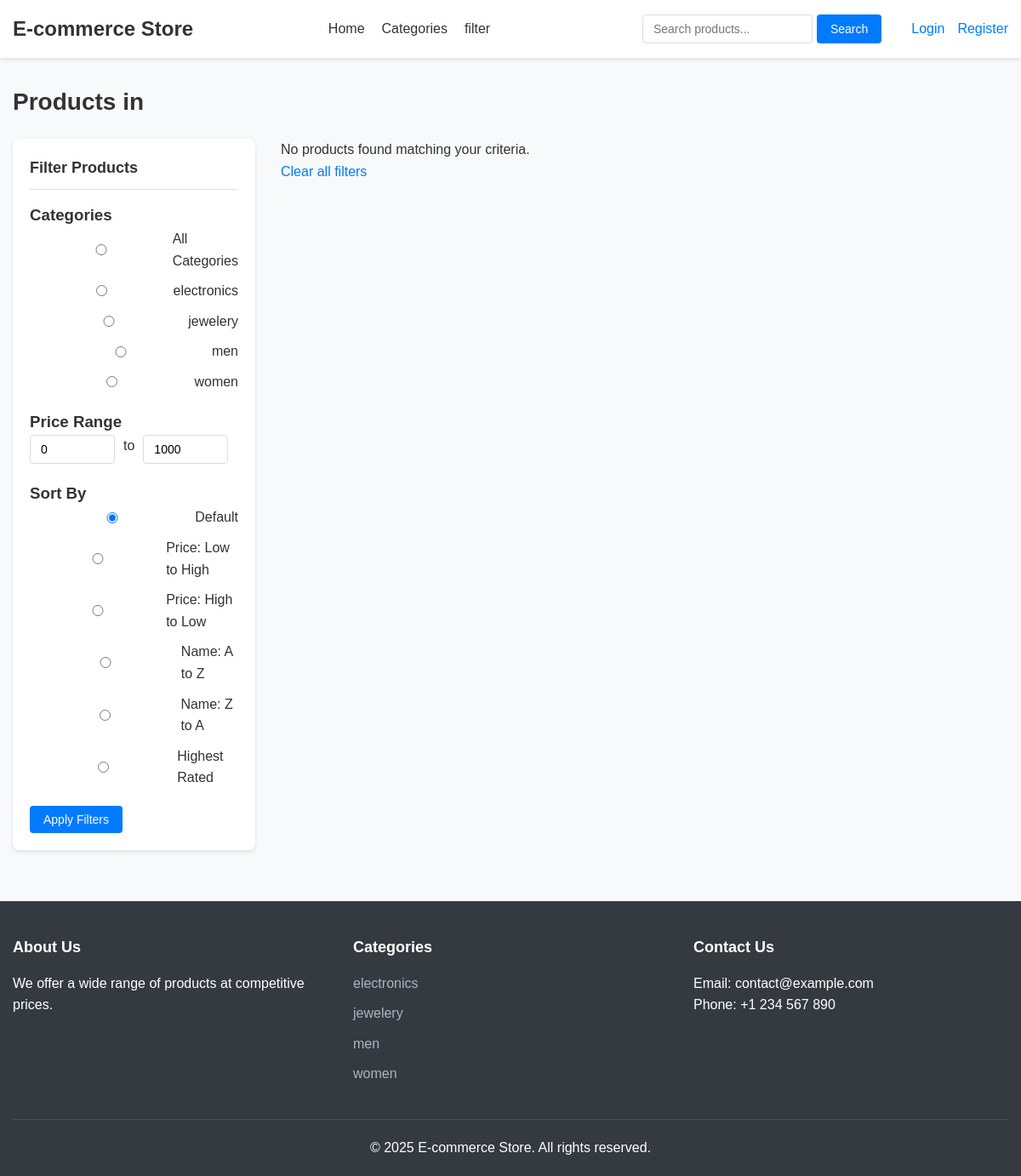
Screenshot of /search.php with the database file from the repository.
### tables this page shows
CREATE TABLE categories (
    category_id INT AUTO_INCREMENT PRIMARY KEY,
    name VARCHAR(50) NOT NULL UNIQUE,
    description TEXT
);

### includes/functions.php (called while the page is built, shortened)
<?php
require_once 'db.php';
function isLoggedIn() {
    return isset($_SESSION['user_id']);
}
function getCategories() {
    global $db;
    $result = $db->query("SELECT * FROM categories ORDER BY name");
    $categories = [];
    while ($row = $result->fetch_assoc()) {
        $categories[] = $row;
    }
    return $categories;
}
?>

### includes/db.php (called while the page is built, shortened)
<?php
class Database {
    private $conn;
    public function __construct() {
        try {
            $this->conn = new mysqli(DB_HOST, DB_USER, DB_PASS, DB_NAME);
            $this->conn->set_charset("utf8");
        } catch (Exception $e) {
            die("Database connection error: " . $e->getMessage());
        }
    }
    public function query($sql) {
        return $this->conn->query($sql);
    }
}
$db = new Database();
?>

### search.php (the view, shortened to what this page needs)
<?php
require_once 'includes/db.php';
require_once 'includes/functions.php';
$min_price = isset($_GET['min_price']) ? (float) $_GET['min_price'] : 0;
$max_price = isset($_GET['max_price']) ? (float) $_GET['max_price'] : 1000;
$categories = getCategories();
include 'includes/header.php';
?>
<h1 class="page-title">
    <?php
    if (!empty($search)) {
        echo 'Search Results for "' . htmlspecialchars($search) . '"';
    } elseif (!empty($category)) {
        $display_category = is_array($category) ? (isset($category[0]) ? $category[0] : '') : $category;
        echo 'Products in ' . htmlspecialchars($display_category);
    } else {
        echo 'All Products';
    }
    ?>
</h1>
<div class="search-container">
    <div class="filter-sidebar">
        <h2 class="filter-title">Filter Products</h2>
        <form action="<?php echo BASE_URL; ?>/search.php" method="GET">
            <div class="filter-section">
                <h3 class="filter-subtitle">Categories</h3>
                <div class="filter-options">
                    <label>
                        <input type="radio" name="category" value="" <?php echo empty($category) ? 'checked' : ''; ?>>
                        All Categories
                    </label>
                    <?php foreach ($categories as $cat): ?>
                        <label>
                            <?php
                            $cat_value = $cat['name'];
                            ?>
                            <input type="radio" name="category" value="<?php echo htmlspecialchars($cat_value); ?>" <?php echo ($category === $cat_value) ? 'checked' : ''; ?>>
                            <span>
                                <?php echo htmlspecialchars($cat_value); ?>
                            </span>
                        </label>
                    <?php endforeach; ?>
                </div>
            </div>
            <div class="filter-section">
                <h3 class="filter-subtitle">Price Range</h3>
                <div class="price-range">
                    <input type="number" name="min_price" value="<?php echo $min_price; ?>" min="0" placeholder="Min">
                    <span>to</span>
                    <input type="number" name="max_price" value="<?php echo $max_price; ?>" min="0" placeholder="Max">
                </div>
            </div>
            <div class="filter-section">
                <h3 class="filter-subtitle">Sort By</h3>
                <div class="filter-options">
                    <label>
                        <input type="radio" name="sort" value="" <?php echo empty($sort) ? 'checked' : ''; ?>>
                        Default
                    </label>
                    <label>
                        <input type="radio" name="sort" value="price_asc" <?php echo $sort === 'price_asc' ? 'checked' : ''; ?>>
                        Price: Low to High
                    </label>
                    <label>
                        <input type="radio" name="sort" value="price_desc" <?php echo $sort === 'price_desc' ? 'checked' : ''; ?>>
                        Price: High to Low
                    </label>
                    <label>
                        <input type="radio" name="sort" value="name_asc" <?php echo $sort === 'name_asc' ? 'checked' : ''; ?>>
                        Name: A to Z
                    </label>
                    <label>
                        <input type="radio" name="sort" value="name_desc" <?php echo $sort === 'name_desc' ? 'checked' : ''; ?>>
                        Name: Z to A
                    </label>
                    <label>
                        <input type="radio" name="sort" value="rating" <?php echo $sort === 'rating' ? 'checked' : ''; ?>>
                        Highest Rated
                    </label>
                </div>
            </div>
            <button type="submit" class="btn">Apply Filters</button>
        </form>
    </div>
    <div class="search-results">
        <?php if (empty($products)): ?>
            <div class="no-results">
                <p>No products found matching your criteria.</p>
                <p><a href="<?php echo BASE_URL; ?>/search.php">Clear all filters</a></p>
            </div>
        <?php endif; ?>
    </div>
</div>
<?php include 'includes/footer.php'; ?>

### includes/header.php (shortened to what this page needs)
<?php require_once 'includes/functions.php'; ?>
<!DOCTYPE html>
<html lang="en">
<head>
    <link rel="stylesheet" href="<?php echo ASSETS_URL; ?>/css/style.css">
</head>
<body>
    <header class="main-header">
        <div class="container">
            <div class="logo">
                <a href="<?php echo BASE_URL; ?>">
                    <h1><?php echo SITE_NAME; ?></h1>
                </a>
            </div>
            <nav class="main-nav">
                <ul>
                    <li><a href="<?php echo BASE_URL; ?>">Home</a></li>
                    <li class="dropdown">
                        <a href="#">Categories</a>
                            <?php
                            $categories = getCategories();
                            ?>
                    </li>
                    <li><a href="<?php echo BASE_URL; ?>/search.php">filter</a></li>
                </ul>
            </nav>
            <div class="header-actions">
                <div class="search-form">
                    <form action="<?php echo BASE_URL; ?>/search.php" method="GET">
                        <input type="text" name="q" placeholder="Search products...">
                        <button type="submit">Search</button>
                    </form>
                </div>
                <div class="user-actions">
                    <?php if (isLoggedIn()): ?>
                        <a href="<?php echo BASE_URL; ?>/cart.php" class="cart-icon">
                            Cart
                            <?php
                            if (isset($_SESSION['user_id'])) {
                                $cart = getUserCart($_SESSION['user_id']);
                                if ($cart['item_count'] > 0) {
                                    echo '<span class="cart-count">' . $cart['item_count'] . '</span>';
                                }
                            }
                            ?>
                        </a>
                        <div class="dropdown">
                            <a href="#" class="user-menu">
                                <?php echo $_SESSION['username']; ?>
                            </a>
                            <div class="dropdown-content">
                                <a href="<?php echo BASE_URL; ?>/profile.php">My Profile</a>
                                <?php if (isAdmin()): ?>
                                    <a href="<?php echo ADMIN_URL; ?>">Admin Panel</a>
                                <?php endif; ?>
                                <a href="<?php echo BASE_URL; ?>/logout.php">Logout</a>
                            </div>
                        </div>
                    <?php else: ?>
                        <a href="<?php echo BASE_URL; ?>/login.php">Login</a>
                        <a href="<?php echo BASE_URL; ?>/register.php">Register</a>
                    <?php endif; ?>
                </div>
            </div>
        </div>
    </header>
    <main class="main-content">
        <div class="container">

### includes/footer.php (shortened to what this page needs)
        </div>
    </main>
    <footer class="main-footer">
        <div class="container">
            <div class="footer-content">
                <div class="footer-section">
                    <h3>About Us</h3>
                    <p>We offer a wide range of products at competitive prices.</p>
                </div>
                <div class="footer-section">
                    <h3>Categories</h3>
                    <ul>
                        <?php
                        $categories = getCategories();
                        foreach ($categories as $category) {
                            echo '<li><a href="' . BASE_URL . '/search.php?category=' . urlencode($category['name']) . '">' . $category['name'] . '</a></li>';
                        }
                        ?>
                    </ul>
                </div>
                <div class="footer-section">
                    <h3>Contact Us</h3>
                    <p>Email: contact@example.com</p>
                    <p>Phone: +1 234 567 890</p>
                </div>
            </div>
            <div class="footer-bottom">
                <p>&copy; <?php echo date('Y'); ?> <?php echo SITE_NAME; ?>. All rights reserved.</p>
            </div>
        </div>
    </footer>
</body>
</html>

### assets/css/style.css (style rules this page uses)
* { margin: 0; padding: 0; box-sizing: border-box; }
body { font-family: Arial, sans-serif; line-height: 1.6; color: #333; background-color: #f8f9fa; }
.container { max-width: 1200px; margin: 0 auto; padding: 0 15px; }
a { text-decoration: none; color: #007bff; }
ul { list-style: none; }
button, .btn { display: inline-block; padding: 8px 16px; background-color: #007bff; color: #fff; border: none; border-radius: 4px; cursor: pointer; font-size: 14px; transition: background-color 0.3s; }
input, select, textarea { padding: 8px 12px; border: 1px solid #ddd; border-radius: 4px; font-size: 14px; width: 100%; }
.main-header { background-color: #fff; box-shadow: 0 2px 5px rgba(0, 0, 0, 0.1); padding: 15px 0; position: sticky; top: 0; z-index: 1000; }
.main-header .container { display: flex; align-items: center; justify-content: space-between; flex-wrap: wrap; }
.logo h1 { font-size: 24px; color: #333; }
.main-nav ul { display: flex; }
.main-nav li { margin-right: 20px; position: relative; }
.main-nav a { color: #333; font-weight: 500; }
.header-actions { display: flex; align-items: center; }
.search-form { margin-right: 20px; }
.search-form form { display: flex; }
.search-form input { width: 200px; margin-right: 5px; }
.user-actions { display: flex; align-items: center; }
.user-actions a { margin-left: 15px; }
.main-content { padding: 30px 0; min-height: calc(100vh - 200px); }
.page-title { margin-bottom: 20px; font-size: 28px; color: #333; }
.search-container { display: grid; grid-template-columns: 1fr 3fr; gap: 30px; margin-bottom: 30px; }
.filter-sidebar { background-color: #fff; border-radius: 8px; padding: 20px; box-shadow: 0 2px 5px rgba(0, 0, 0, 0.1); align-self: start; }
.filter-section { margin-bottom: 20px; }
.filter-title { font-size: 18px; margin-bottom: 15px; padding-bottom: 10px; border-bottom: 1px solid #ddd; }
.filter-options label { margin-bottom: 10px; display: flex; align-items: center; justify-content: flex-start; }
.filter-options label span { flex: 1; }
.price-range { display: flex; gap: 10px; }
.price-range input { width: 100px; }
.main-footer { background-color: #343a40; color: #fff; padding: 40px 0 20px; }
.footer-content { display: grid; grid-template-columns: repeat(auto-fit, minmax(200px, 1fr)); gap: 30px; margin-bottom: 30px; }
.footer-section h3 { font-size: 18px; margin-bottom: 15px; color: #fff; }
.footer-section ul li { margin-bottom: 10px; }
.footer-section a { color: #adb5bd; }
.footer-bottom { text-align: center; padding-top: 20px; border-top: 1px solid #495057; }

### rows the page displays
categories: name "☐ electronics", name "electronics"
categories: name "☐ jewelery", name "jewelery"
categories: name "☐ men", name "men"
categories: name "☐ women", name "women"

### other values shown
SITE_NAME "E-commerce Store"
